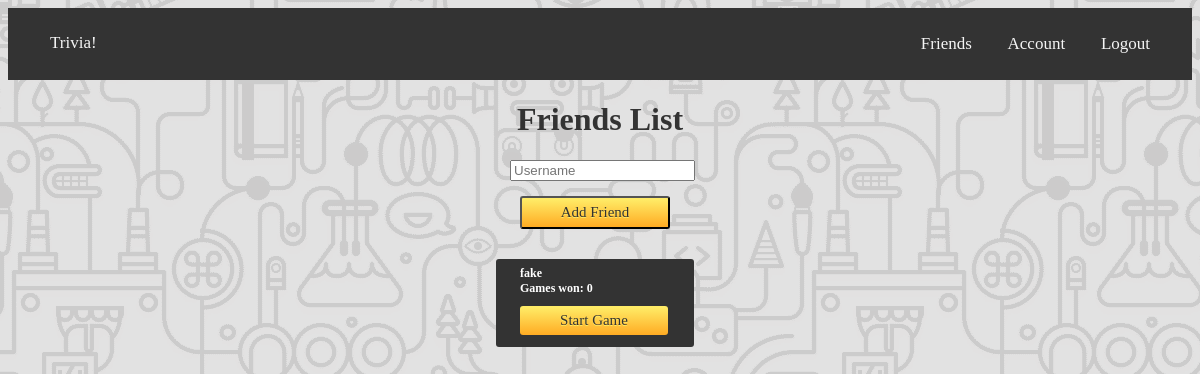
Before: /friends (signed in) with the older database file.
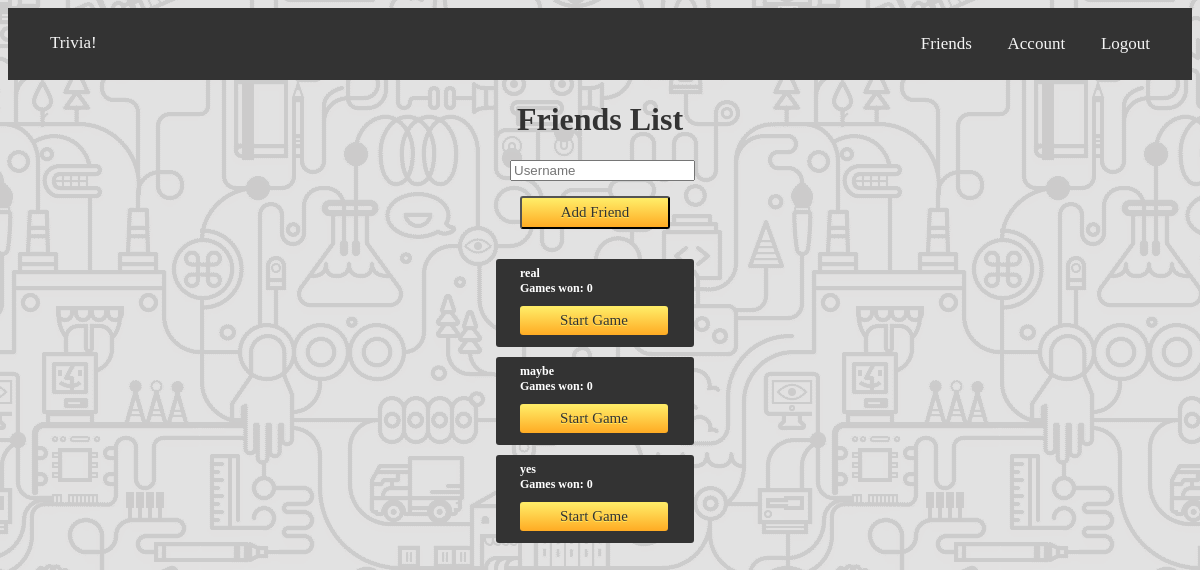
After: the same page with the newer database file.
### Application/models.py (models this page shows, shortened)
class User(db.Model, UserMixin):
	id = db.Column(db.Integer, primary_key=True)
	username = db.Column(db.String(20), unique=True, nullable=False)
	email = db.Column(db.String(120), unique=True, nullable=False)
	password = db.Column(db.String(60), nullable=False)
	games_won = db.Column(db.Integer(), nullable=False, default=0)
	friend_list = db.relationship("User", secondary=friends, primaryjoin = (friends.c.self_id == id), secondaryjoin = (friends.c.friend_id == id), backref= db.backref('friends', lazy='dynamic'), lazy='dynamic')
	games = db.relationship("Game", secondary=game_table, backref=db.backref('games', lazy='dynamic'))

### Application/routes.py (the view)
@application.route("/friends", methods=['GET', 'POST']) #friends list that allows for adding friends
@login_required
def friends():
	form = AddFriend()
	if form.validate_on_submit():
		friend = User.query.filter_by(username=form.username.data).first() # find object for given username
		current_user.add_friend(friend) # add friend in db (from object)
		db.session.commit() # update db
		flash('Friend Added!', 'success')
	return render_template("friendList.html", title="Friend's List", form=form)

### Application/forms.py (shortened to what this page needs)
class AddFriend(FlaskForm):
	username = StringField('Username', validators=[DataRequired()])
	submit = SubmitField('Add Friend')

### Application/models.py (called while the page is built)
@login_manager.user_loader # loads in user
def load_user(user_id):
	return User.query.get(int(user_id))

### Application/templates/friendList.html (shortened to what this page needs)
{% extends "layout.html" %}
{% block content %}
<div>
	<h1 style="color: #333333;">Friends List</h1>
	<div class="theForm">
		<form method="POST" action="/friends">
			{{ form.username(class="form-control form-control-lg", placeholder="Username", style="position:relative; left:50%; margin-left: -90px;")}}<br><br>
			{{ form.submit(class="myButton", style="position:relative; left:50%; margin-left: -80px;") }}
		</form>
	</div>
	<div class="friends" style="position: relative; top: 20px;">
	{% for friend in current_user.friend_list %}
		<div class="block" style="position:relative; left:50%; margin-left:-104px; margin-top:10px; background-color:#333333; -moz-border-radius:3px; -webkit-border-radius:3px; border-radius:3px; display:inline-block; color:white; font-size:12px;font-weight:bold;padding:7px 24px;text-decoration:none;width:150px;transition: 1s ease;">
			{{ friend.username }}<br>
			Games won: {{friend.games_won}}<br>
			<a href="/create/{{friend.id}}" class="myButton" style="position: relative; top: 10px;text-align: center; width: 100px;">Start Game</a><br><br>
		</div><br>
	{% endfor %}
	</div>
</div>
{% endblock content %}

### Application/templates/layout.html (shortened to what this page needs)
<!DOCTYPE html>
<html>
<head>
    <link rel="stylesheet" media="screen" href="https://fontlibrary.org/face/cretan-hieroglyphs" type="text/css"/><link rel="stylesheet" media="screen" href="https://fontlibrary.org/face/hanken" type="text/css"/>
    <link rel="stylesheet" media="screen" href="{{url_for('static', filename='style.css') }}" type="text/css"/>
</head>
<body>
	<div class="navBar">
		{% if current_user.is_authenticated %}
			<div align="left" style="position: relative; top: 9px;">
				<a href="/">Trivia!</a>
			</div>
			<div align="right" style="position: relative; top: -10px;">
				<a href="/friends">Friends</a>
				<a href="/account">Account</a>
				<a href="/logout">Logout</a>
			</div>
		{% endif %}
	</div>
   	{% block content %}{% endblock %}
</body>
</html>

### Application/static/style.css (style rules this page uses)
h1 { font-family: 'CretanHieroglyphsRegular'; font-weight: bold; font-style: normal; size: 500px; text-align: center; }
a { font-family: 'HankenBook'; font-weight: normal; font-style: normal; font-size: 12px; }
body { background-image: url(repbg.png); background-position: center; height: 600px; }
.myButton { background:-webkit-gradient(linear, left top, left bottom, color-stop(0.05, #ffeb66), color-stop(1, #ffab23)); background:-moz-linear-gradient(top, #ffeb66 5%, #ffab23 100%); background:-webkit-linear-gradient(top, #ffeb66 5%, #ffab23 100%); background:-o-linear-gradient(top, #ffeb66 5%, #ffab23 100%); background:-ms-linear-gradient(top, #ffeb66 5%, #ffab23 100%); background:linear-gradient(to bottom, #ffeb66 5%, #ffab23 100%); filter:progid:DXImageTransform.Microsoft.gradient(startColorstr='#ffeb66', endColorstr='#ffab23',GradientType=0); background-color:#ffeb66; -moz-border-radius:3px; -webkit-border-radius:3px; border-radius:3px; display:inline-block; cursor:pointer; color:#333333; font-family:Arial; font-size:15px; font-weight:bold; padding:6px 24px; text-decoration:none; text-shadow:0px 1px 0px #ffee66; width:150px; font-family: 'HankenBook'; font-weight: normal; font-style: normal; transition: 1s ease; }
.theForm { font-family: 'HankenBook'; font-size: 12px; color: #333333; }
.navBar { border: 1px solid #333333; transition: 0.9s ease; overflow: hidden; background-color: #333333; padding: 15px 25px; font-family: 'HankenBook'; font-size: 15px; }
.navBar a { color: whitesmoke; padding: 14px 16px; text-decoration: none; font-size: 17px; }

Changed rows visible on the page:
no longer on this page (row edited): User: username "fake", games_won "0", {{ friend.id }} 1 (drawn)
added User: username "real", games_won "0"
added User: username "maybe", games_won "0"
added User: username "yes", games_won "0"
